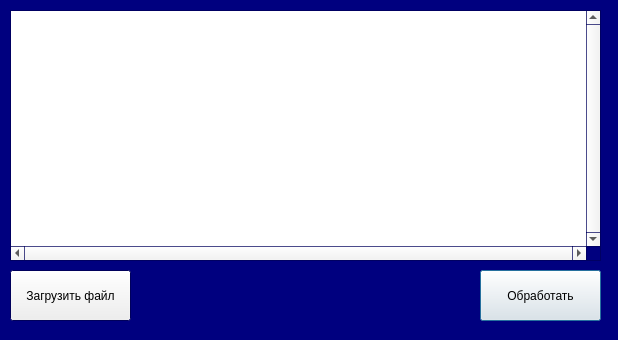
<?xml version="1.0" encoding="UTF-8"?>
<ui version="4.0">
 <class>Dialog</class>
 <widget class="QDialog" name="Dialog">
  <property name="windowModality">
   <enum>Qt::NonModal</enum>
  </property>
  <property name="geometry">
   <rect>
    <x>0</x>
    <y>0</y>
    <width>618</width>
    <height>340</height>
   </rect>
  </property>
  <property name="palette">
   <palette>
    <active>
     <colorrole role="Base">
      <brush brushstyle="SolidPattern">
       <color alpha="255">
        <red>255</red>
        <green>255</green>
        <blue>255</blue>
       </color>
      </brush>
     </colorrole>
     <colorrole role="Window">
      <brush brushstyle="SolidPattern">
       <color alpha="255">
        <red>0</red>
        <green>0</green>
        <blue>127</blue>
       </color>
      </brush>
     </colorrole>
    </active>
    <inactive>
     <colorrole role="Base">
      <brush brushstyle="SolidPattern">
       <color alpha="255">
        <red>255</red>
        <green>255</green>
        <blue>255</blue>
       </color>
      </brush>
     </colorrole>
     <colorrole role="Window">
      <brush brushstyle="SolidPattern">
       <color alpha="255">
        <red>0</red>
        <green>0</green>
        <blue>127</blue>
       </color>
      </brush>
     </colorrole>
    </inactive>
    <disabled>
     <colorrole role="Base">
      <brush brushstyle="SolidPattern">
       <color alpha="255">
        <red>0</red>
        <green>0</green>
        <blue>127</blue>
       </color>
      </brush>
     </colorrole>
     <colorrole role="Window">
      <brush brushstyle="SolidPattern">
       <color alpha="255">
        <red>0</red>
        <green>0</green>
        <blue>127</blue>
       </color>
      </brush>
     </colorrole>
    </disabled>
   </palette>
  </property>
  <property name="windowTitle">
   <string>Dialog</string>
  </property>
  <widget class="QPushButton" name="resolution">
   <property name="geometry">
    <rect>
     <x>480</x>
     <y>270</y>
     <width>121</width>
     <height>51</height>
    </rect>
   </property>
   <property name="text">
    <string>Обработать</string>
   </property>
  </widget>
  <widget class="QPlainTextEdit" name="plainTextEdit">
   <property name="geometry">
    <rect>
     <x>10</x>
     <y>10</y>
     <width>591</width>
     <height>251</height>
    </rect>
   </property>
   <property name="palette">
    <palette>
     <active>
      <colorrole role="Midlight">
       <brush brushstyle="SolidPattern">
        <color alpha="255">
         <red>31</red>
         <green>90</green>
         <blue>227</blue>
        </color>
       </brush>
      </colorrole>
      <colorrole role="Dark">
       <brush brushstyle="SolidPattern">
        <color alpha="255">
         <red>23</red>
         <green>160</green>
         <blue>133</blue>
        </color>
       </brush>
      </colorrole>
      <colorrole role="Mid">
       <brush brushstyle="SolidPattern">
        <color alpha="255">
         <red>73</red>
         <green>32</green>
         <blue>160</blue>
        </color>
       </brush>
      </colorrole>
      <colorrole role="Text">
       <brush brushstyle="SolidPattern">
        <color alpha="255">
         <red>0</red>
         <green>0</green>
         <blue>0</blue>
        </color>
       </brush>
      </colorrole>
      <colorrole role="AlternateBase">
       <brush brushstyle="SolidPattern">
        <color alpha="255">
         <red>37</red>
         <green>51</green>
         <blue>246</blue>
        </color>
       </brush>
      </colorrole>
      <colorrole role="ToolTipBase">
       <brush brushstyle="SolidPattern">
        <color alpha="255">
         <red>42</red>
         <green>255</green>
         <blue>95</blue>
        </color>
       </brush>
      </colorrole>
     </active>
     <inactive>
      <colorrole role="Midlight">
       <brush brushstyle="SolidPattern">
        <color alpha="255">
         <red>31</red>
         <green>90</green>
         <blue>227</blue>
        </color>
       </brush>
      </colorrole>
      <colorrole role="Dark">
       <brush brushstyle="SolidPattern">
        <color alpha="255">
         <red>23</red>
         <green>160</green>
         <blue>133</blue>
        </color>
       </brush>
      </colorrole>
      <colorrole role="Mid">
       <brush brushstyle="SolidPattern">
        <color alpha="255">
         <red>73</red>
         <green>32</green>
         <blue>160</blue>
        </color>
       </brush>
      </colorrole>
      <colorrole role="Text">
       <brush brushstyle="SolidPattern">
        <color alpha="255">
         <red>0</red>
         <green>0</green>
         <blue>0</blue>
        </color>
       </brush>
      </colorrole>
      <colorrole role="AlternateBase">
       <brush brushstyle="SolidPattern">
        <color alpha="255">
         <red>37</red>
         <green>51</green>
         <blue>246</blue>
        </color>
       </brush>
      </colorrole>
      <colorrole role="ToolTipBase">
       <brush brushstyle="SolidPattern">
        <color alpha="255">
         <red>42</red>
         <green>255</green>
         <blue>95</blue>
        </color>
       </brush>
      </colorrole>
     </inactive>
     <disabled>
      <colorrole role="Midlight">
       <brush brushstyle="SolidPattern">
        <color alpha="255">
         <red>31</red>
         <green>90</green>
         <blue>227</blue>
        </color>
       </brush>
      </colorrole>
      <colorrole role="Dark">
       <brush brushstyle="SolidPattern">
        <color alpha="255">
         <red>23</red>
         <green>160</green>
         <blue>133</blue>
        </color>
       </brush>
      </colorrole>
      <colorrole role="Mid">
       <brush brushstyle="SolidPattern">
        <color alpha="255">
         <red>73</red>
         <green>32</green>
         <blue>160</blue>
        </color>
       </brush>
      </colorrole>
      <colorrole role="Text">
       <brush brushstyle="SolidPattern">
        <color alpha="255">
         <red>23</red>
         <green>160</green>
         <blue>133</blue>
        </color>
       </brush>
      </colorrole>
      <colorrole role="AlternateBase">
       <brush brushstyle="SolidPattern">
        <color alpha="255">
         <red>37</red>
         <green>51</green>
         <blue>246</blue>
        </color>
       </brush>
      </colorrole>
      <colorrole role="ToolTipBase">
       <brush brushstyle="SolidPattern">
        <color alpha="255">
         <red>42</red>
         <green>255</green>
         <blue>95</blue>
        </color>
       </brush>
      </colorrole>
     </disabled>
    </palette>
   </property>
   <property name="autoFillBackground">
    <bool>false</bool>
   </property>
   <property name="verticalScrollBarPolicy">
    <enum>Qt::ScrollBarAlwaysOn</enum>
   </property>
   <property name="horizontalScrollBarPolicy">
    <enum>Qt::ScrollBarAlwaysOn</enum>
   </property>
   <property name="tabChangesFocus">
    <bool>false</bool>
   </property>
   <property name="undoRedoEnabled">
    <bool>true</bool>
   </property>
   <property name="plainText">
    <string/>
   </property>
   <property name="overwriteMode">
    <bool>false</bool>
   </property>
   <property name="backgroundVisible">
    <bool>false</bool>
   </property>
   <property name="centerOnScroll">
    <bool>false</bool>
   </property>
  </widget>
  <widget class="QPushButton" name="btn_upload_data">
   <property name="geometry">
    <rect>
     <x>10</x>
     <y>270</y>
     <width>121</width>
     <height>51</height>
    </rect>
   </property>
   <property name="text">
    <string>Загрузить файл</string>
   </property>
  </widget>
 </widget>
 <resources/>
 <connections/>
</ui>
